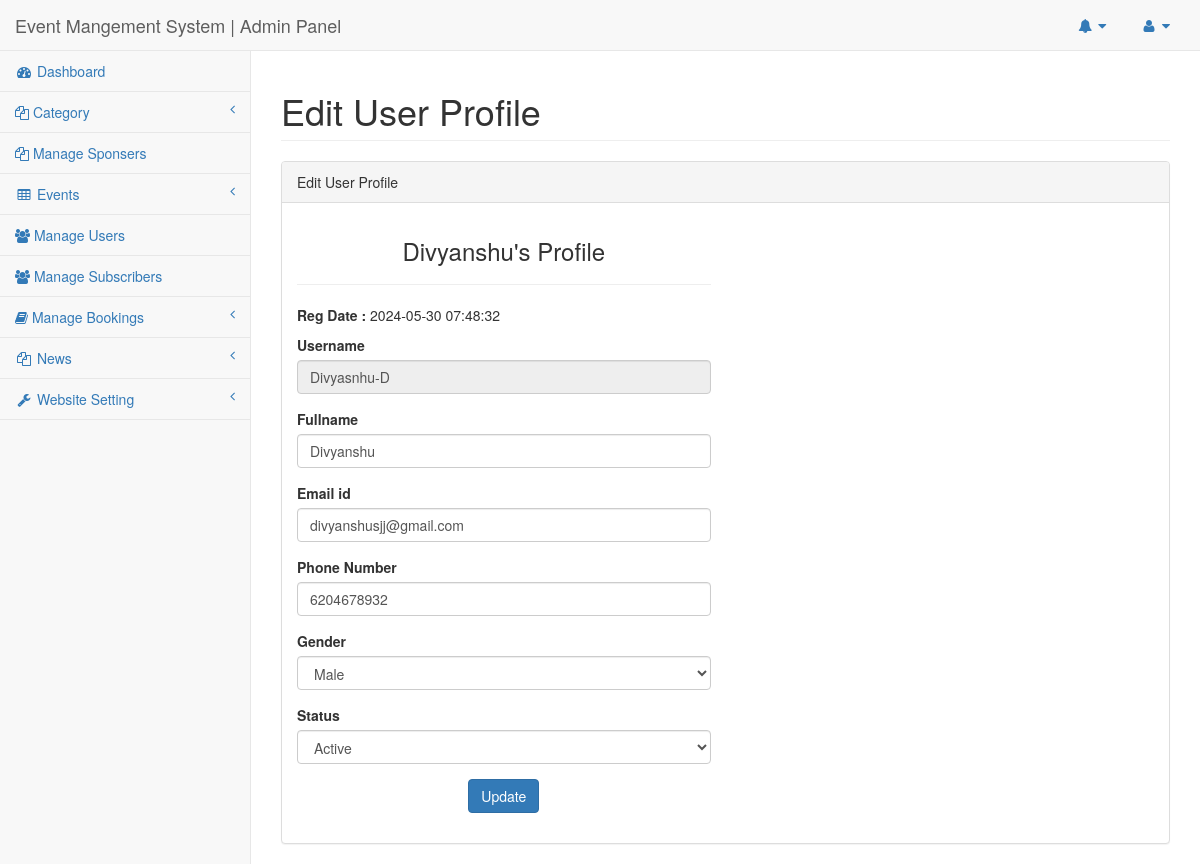
/admin/edit-user.php?uid=3 (signed in), run on the app's committed database.
### tables this page shows
CREATE TABLE `tblusers` (
  `Userid` int(11) NOT NULL,
  `FullName` varchar(255) DEFAULT NULL,
  `UserName` varchar(200) DEFAULT NULL,
  `Emailid` varchar(255) DEFAULT NULL,
  `PhoneNumber` bigint(12) DEFAULT NULL,
  `UserGender` varchar(100) DEFAULT NULL,
  `UserPassword` varchar(255) DEFAULT NULL,
  `RegDate` timestamp NULL DEFAULT current_timestamp(),
  `LastUpdationDate` timestamp NULL DEFAULT NULL ON UPDATE current_timestamp(),
  `IsActive` int(1) DEFAULT NULL
);

### admin/edit-user.php (the view, shortened to what this page needs)
<?php
include('includes/config.php');
if(strlen($_SESSION['adminsession'])==0)
{
header('location:logout.php');
}
else{
?>
<!DOCTYPE html>
<html lang="en">
<head>
    <link href="../vendor/bootstrap/css/bootstrap.min.css" rel="stylesheet">
    <link href="../vendor/metisMenu/metisMenu.min.css" rel="stylesheet">
    <link href="../dist/css/sb-admin-2.css" rel="stylesheet">
    <link href="../vendor/font-awesome/css/font-awesome.min.css" rel="stylesheet" type="text/css">
</head>
<body>
<div id="wrapper">
<nav class="navbar navbar-default navbar-static-top" role="navigation" style="margin-bottom: 0">
<?php include_once('includes/header.php');?>
<?php include_once('includes/leftbar.php');?>
</nav>
        <div id="page-wrapper">
            <div class="row">
                <div class="col-lg-12">
                    <h1 class="page-header"> Edit User Profile</h1>
                </div>
            </div>
            <div class="row">
                <div class="col-lg-12">
                    <div class="panel panel-default">
                        <div class="panel-heading">
                           Edit User Profile
                        </div>
                        <div class="panel-body">
                            <div class="row">
                                <div class="col-lg-6">
<form role="form" method="post" onSubmit="return valid();" name="chngpwd">
<?php
$usrid=intval($_GET['uid']);
$sql = "SELECT Userid,FullName,UserName,Emailid,PhoneNumber,UserGender,IsActive,RegDate,LastUpdationDate,UserGender from tblusers where Userid=:usrid";
$query = $dbh -> prepare($sql);
$query->bindParam(':usrid',$usrid,PDO::PARAM_STR);
$query->execute();
$results=$query->fetchAll(PDO::FETCH_OBJ);
if($query->rowCount() > 0)
{
foreach($results as $row)
{
    ?>
<h3 align="center"><?php echo htmlentities($row->FullName);?>'s Profile</h3>
<hr />
<p><strong>Reg Date : </strong><?php echo htmlentities($row->RegDate);?></p>
<div class="form-group">
<label>Username</label>
<input class="form-control" type="text" name="username" value="<?php echo htmlentities($row->UserName);?>" readonly>
</div>
<div class="form-group">
<label>Fullname</label>
<input class="form-control" type="text" name="name" value="<?php echo htmlentities($row->FullName);?>" required>
</div>
<div class="form-group">
<label>Email id</label>
<input class="form-control" type="email" name="email" value="<?php echo htmlentities($row->Emailid);?>" required>
</div>
<div class="form-group">
<label>Phone Number</label>
<input class="form-control" type="test" name="phonenumber" pattern="[0-9]{10}" title="10 numeric characters only" value="<?php echo htmlentities($row->PhoneNumber);?>" required>
</div>
<div class="form-group">
<label>Gender</label>
<select class="form-control" name="gender" required="true">
<option value="<?php echo htmlentities($row->UserGender);?>"><?php echo htmlentities($row->UserGender);?></option>
</select>
</div>
<div class="form-group">
<label>Status</label>
<select class="form-control" name="status" required >
<?php
$status=$row->IsActive;
if($status==1):
?>
<option value="1">Active</option>
<?php else: ?>
 <option value="0">Blocked</option>
      <option value="1">Active</option>
<?php endif; ?>
</select>
</div>
<?php }} ?>
<div class="form-group" align="center">
<button type="submit" class="btn btn-primary" name="update">Update</button>
 </div>                                   </form>
                                </div>
                            </div>
                        </div>
                    </div>
                </div>
            </div>
        </div>
    </div>
</body>
</html>
<?php } ?>

### data on the page
tblusers: FullName "Divyanshu", RegDate "2024-05-30 07:48:32", username "Divyasnhu-D", name "Divyanshu", email "divyanshusjj@gmail.com", phonenumber "6204678932", gender "Male", status "Active"
